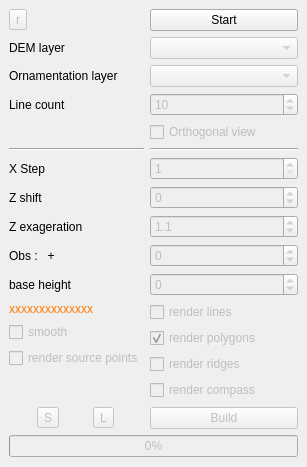
<?xml version="1.0" encoding="UTF-8"?>
<ui version="4.0">
 <class>DemSlicerDockWidgetBase</class>
 <widget class="QDockWidget" name="DemSlicerDockWidgetBase">
  <property name="geometry">
   <rect>
    <x>0</x>
    <y>0</y>
    <width>307</width>
    <height>467</height>
   </rect>
  </property>
  <property name="windowTitle">
   <string>D.E.M. Slicer</string>
  </property>
  <widget class="QWidget" name="dockWidgetContents">
   <layout class="QGridLayout" name="gridLayout">
    <item row="1" column="0">
     <layout class="QGridLayout" name="gridLayout_2">
      <item row="11" column="0">
       <widget class="QLabel" name="zShiftLabel">
        <property name="text">
         <string>Z shift</string>
        </property>
        <property name="buddy">
         <cstring>zShift</cstring>
        </property>
        <property name="singleStep" stdset="0">
         <number>10</number>
        </property>
       </widget>
      </item>
      <item row="19" column="0">
       <layout class="QHBoxLayout" name="horizontalLayout">
        <item>
         <widget class="QToolButton" name="btnSave">
          <property name="enabled">
           <bool>false</bool>
          </property>
          <property name="toolTip">
           <string>Save parameters</string>
          </property>
          <property name="text">
           <string>S</string>
          </property>
         </widget>
        </item>
        <item>
         <widget class="QToolButton" name="btnLoad">
          <property name="enabled">
           <bool>false</bool>
          </property>
          <property name="toolTip">
           <string>Load parameters</string>
          </property>
          <property name="text">
           <string>L</string>
          </property>
         </widget>
        </item>
       </layout>
      </item>
      <item row="13" column="0">
       <widget class="QLabel" name="labelElevation">
        <property name="text">
         <string>Obs :   +</string>
        </property>
        <property name="buddy">
         <cstring>elevation</cstring>
        </property>
       </widget>
      </item>
      <item row="0" column="0">
       <widget class="QToolButton" name="reset">
        <property name="enabled">
         <bool>false</bool>
        </property>
        <property name="toolTip">
         <string>Reset zone</string>
        </property>
        <property name="text">
         <string>r</string>
        </property>
       </widget>
      </item>
      <item row="15" column="1">
       <layout class="QVBoxLayout" name="verticalLayout">
        <item>
         <widget class="QCheckBox" name="renderLines">
          <property name="enabled">
           <bool>false</bool>
          </property>
          <property name="text">
           <string>render lines</string>
          </property>
          <property name="checked">
           <bool>false</bool>
          </property>
         </widget>
        </item>
        <item>
         <widget class="QCheckBox" name="renderPolygons">
          <property name="enabled">
           <bool>false</bool>
          </property>
          <property name="text">
           <string>render polygons</string>
          </property>
          <property name="checked">
           <bool>true</bool>
          </property>
         </widget>
        </item>
        <item>
         <widget class="QCheckBox" name="renderRidges">
          <property name="enabled">
           <bool>false</bool>
          </property>
          <property name="text">
           <string>render ridges</string>
          </property>
         </widget>
        </item>
        <item>
         <widget class="QCheckBox" name="renderCompass">
          <property name="enabled">
           <bool>false</bool>
          </property>
          <property name="text">
           <string>render compass</string>
          </property>
         </widget>
        </item>
        <item>
         <spacer name="verticalSpacer_2">
          <property name="orientation">
           <enum>Qt::Vertical</enum>
          </property>
          <property name="sizeHint" stdset="0">
           <size>
            <width>20</width>
            <height>40</height>
           </size>
          </property>
         </spacer>
        </item>
       </layout>
      </item>
      <item row="2" column="1">
       <widget class="QComboBox" name="rasterList">
        <property name="enabled">
         <bool>false</bool>
        </property>
       </widget>
      </item>
      <item row="14" column="1">
       <widget class="QSpinBox" name="base">
        <property name="enabled">
         <bool>false</bool>
        </property>
        <property name="minimum">
         <number>-99999</number>
        </property>
        <property name="maximum">
         <number>99999</number>
        </property>
        <property name="singleStep">
         <number>50</number>
        </property>
       </widget>
      </item>
      <item row="9" column="0">
       <widget class="QLabel" name="xStepLabel">
        <property name="text">
         <string>X Step</string>
        </property>
        <property name="buddy">
         <cstring>xStep</cstring>
        </property>
       </widget>
      </item>
      <item row="11" column="1">
       <widget class="QDoubleSpinBox" name="zShift">
        <property name="enabled">
         <bool>false</bool>
        </property>
        <property name="decimals">
         <number>0</number>
        </property>
        <property name="minimum">
         <double>-9999.000000000000000</double>
        </property>
        <property name="maximum">
         <double>99999.000000000000000</double>
        </property>
        <property name="singleStep">
         <double>50.000000000000000</double>
        </property>
        <property name="value">
         <double>0.000000000000000</double>
        </property>
       </widget>
      </item>
      <item row="0" column="1">
       <widget class="QPushButton" name="btnStart">
        <property name="text">
         <string>Start</string>
        </property>
       </widget>
      </item>
      <item row="3" column="1">
       <widget class="QComboBox" name="poiList">
        <property name="enabled">
         <bool>false</bool>
        </property>
       </widget>
      </item>
      <item row="12" column="1">
       <widget class="QDoubleSpinBox" name="zFactor">
        <property name="enabled">
         <bool>false</bool>
        </property>
        <property name="decimals">
         <number>1</number>
        </property>
        <property name="minimum">
         <double>0.100000000000000</double>
        </property>
        <property name="singleStep">
         <double>0.100000000000000</double>
        </property>
        <property name="value">
         <double>1.100000000000000</double>
        </property>
       </widget>
      </item>
      <item row="2" column="0">
       <widget class="QLabel" name="rasterListLabel">
        <property name="text">
         <string>DEM layer</string>
        </property>
        <property name="buddy">
         <cstring>rasterList</cstring>
        </property>
       </widget>
      </item>
      <item row="8" column="1">
       <widget class="Line" name="line_2">
        <property name="orientation">
         <enum>Qt::Horizontal</enum>
        </property>
       </widget>
      </item>
      <item row="4" column="1">
       <widget class="QSpinBox" name="lineCount">
        <property name="enabled">
         <bool>false</bool>
        </property>
        <property name="minimum">
         <number>3</number>
        </property>
        <property name="maximum">
         <number>999</number>
        </property>
        <property name="value">
         <number>10</number>
        </property>
       </widget>
      </item>
      <item row="5" column="1">
       <widget class="QCheckBox" name="parallelView">
        <property name="enabled">
         <bool>false</bool>
        </property>
        <property name="text">
         <string>Orthogonal view</string>
        </property>
        <property name="checked">
         <bool>false</bool>
        </property>
       </widget>
      </item>
      <item row="15" column="0">
       <layout class="QVBoxLayout" name="verticalLayout_2">
        <item>
         <widget class="QLabel" name="alert">
          <property name="styleSheet">
           <string notr="true">color: rgb(255, 119, 0);</string>
          </property>
          <property name="text">
           <string>xxxxxxxxxxxxxx</string>
          </property>
         </widget>
        </item>
        <item>
         <widget class="QCheckBox" name="toSmooth">
          <property name="enabled">
           <bool>false</bool>
          </property>
          <property name="toolTip">
           <string>&lt;html&gt;&lt;head/&gt;&lt;body&gt;&lt;p&gt;smooth lines&lt;/p&gt;&lt;/body&gt;&lt;/html&gt;</string>
          </property>
          <property name="text">
           <string>smooth</string>
          </property>
         </widget>
        </item>
        <item>
         <widget class="QCheckBox" name="renderSource">
          <property name="enabled">
           <bool>false</bool>
          </property>
          <property name="toolTip">
           <string>&lt;html&gt;&lt;head/&gt;&lt;body&gt;&lt;p&gt;render source points with z attribute (be careful, it can be bulky)&lt;/p&gt;&lt;/body&gt;&lt;/html&gt;</string>
          </property>
          <property name="text">
           <string>render source points</string>
          </property>
         </widget>
        </item>
        <item>
         <spacer name="verticalSpacer">
          <property name="orientation">
           <enum>Qt::Vertical</enum>
          </property>
          <property name="sizeHint" stdset="0">
           <size>
            <width>20</width>
            <height>40</height>
           </size>
          </property>
         </spacer>
        </item>
       </layout>
      </item>
      <item row="12" column="0">
       <widget class="QLabel" name="zFactorLabel">
        <property name="text">
         <string>Z exageration</string>
        </property>
        <property name="buddy">
         <cstring>zFactor</cstring>
        </property>
       </widget>
      </item>
      <item row="14" column="0">
       <widget class="QLabel" name="labelBase">
        <property name="text">
         <string>base height</string>
        </property>
        <property name="buddy">
         <cstring>base</cstring>
        </property>
       </widget>
      </item>
      <item row="3" column="0">
       <widget class="QLabel" name="poiListLabel">
        <property name="text">
         <string>Ornamentation layer</string>
        </property>
        <property name="buddy">
         <cstring>poiList</cstring>
        </property>
       </widget>
      </item>
      <item row="4" column="0">
       <widget class="QLabel" name="lineCountLabel">
        <property name="text">
         <string>Line count</string>
        </property>
        <property name="buddy">
         <cstring>lineCount</cstring>
        </property>
       </widget>
      </item>
      <item row="8" column="0">
       <widget class="Line" name="line">
        <property name="orientation">
         <enum>Qt::Horizontal</enum>
        </property>
       </widget>
      </item>
      <item row="13" column="1">
       <widget class="QSpinBox" name="elevation">
        <property name="enabled">
         <bool>false</bool>
        </property>
        <property name="minimum">
         <number>-100000</number>
        </property>
        <property name="maximum">
         <number>100000</number>
        </property>
        <property name="singleStep">
         <number>50</number>
        </property>
       </widget>
      </item>
      <item row="19" column="1">
       <widget class="QPushButton" name="btnBuild">
        <property name="enabled">
         <bool>false</bool>
        </property>
        <property name="text">
         <string>Build</string>
        </property>
       </widget>
      </item>
      <item row="9" column="1">
       <widget class="QDoubleSpinBox" name="xStep">
        <property name="enabled">
         <bool>false</bool>
        </property>
        <property name="decimals">
         <number>0</number>
        </property>
        <property name="minimum">
         <double>1.000000000000000</double>
        </property>
        <property name="maximum">
         <double>999999.000000000000000</double>
        </property>
        <property name="value">
         <double>1.000000000000000</double>
        </property>
       </widget>
      </item>
     </layout>
    </item>
    <item row="2" column="0">
     <widget class="QProgressBar" name="progressBar">
      <property name="enabled">
       <bool>false</bool>
      </property>
      <property name="value">
       <number>0</number>
      </property>
     </widget>
    </item>
    <item row="3" column="0">
     <spacer name="verticalSpacer_3">
      <property name="orientation">
       <enum>Qt::Vertical</enum>
      </property>
      <property name="sizeHint" stdset="0">
       <size>
        <width>20</width>
        <height>40</height>
       </size>
      </property>
     </spacer>
    </item>
   </layout>
  </widget>
 </widget>
 <tabstops>
  <tabstop>reset</tabstop>
  <tabstop>btnStart</tabstop>
  <tabstop>rasterList</tabstop>
  <tabstop>poiList</tabstop>
  <tabstop>lineCount</tabstop>
  <tabstop>parallelView</tabstop>
  <tabstop>xStep</tabstop>
  <tabstop>zShift</tabstop>
  <tabstop>zFactor</tabstop>
  <tabstop>elevation</tabstop>
  <tabstop>base</tabstop>
  <tabstop>renderLines</tabstop>
  <tabstop>renderPolygons</tabstop>
  <tabstop>renderRidges</tabstop>
  <tabstop>renderCompass</tabstop>
  <tabstop>toSmooth</tabstop>
  <tabstop>renderSource</tabstop>
  <tabstop>btnSave</tabstop>
  <tabstop>btnLoad</tabstop>
  <tabstop>btnBuild</tabstop>
 </tabstops>
 <resources/>
 <connections/>
</ui>
